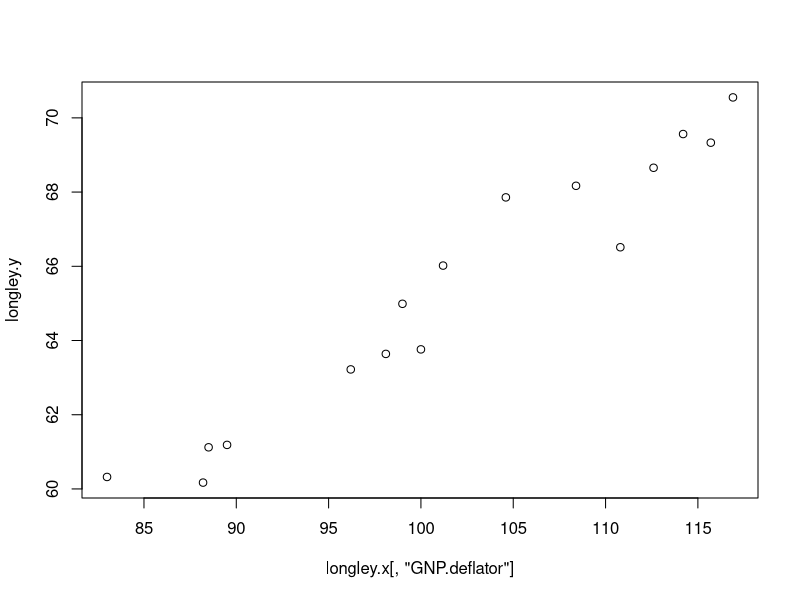
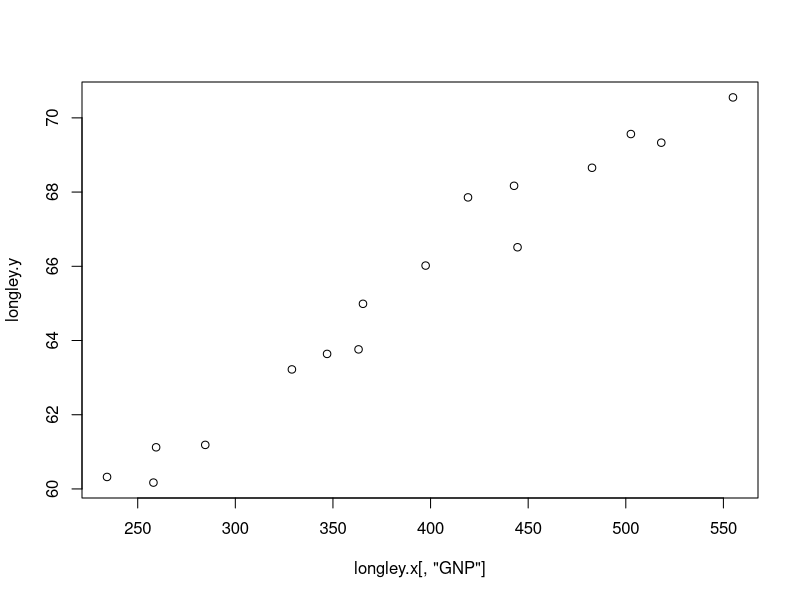
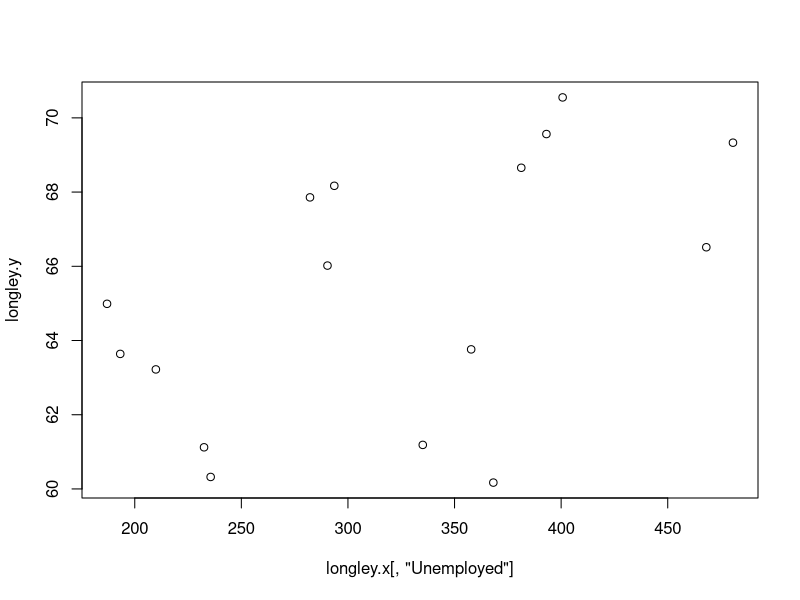
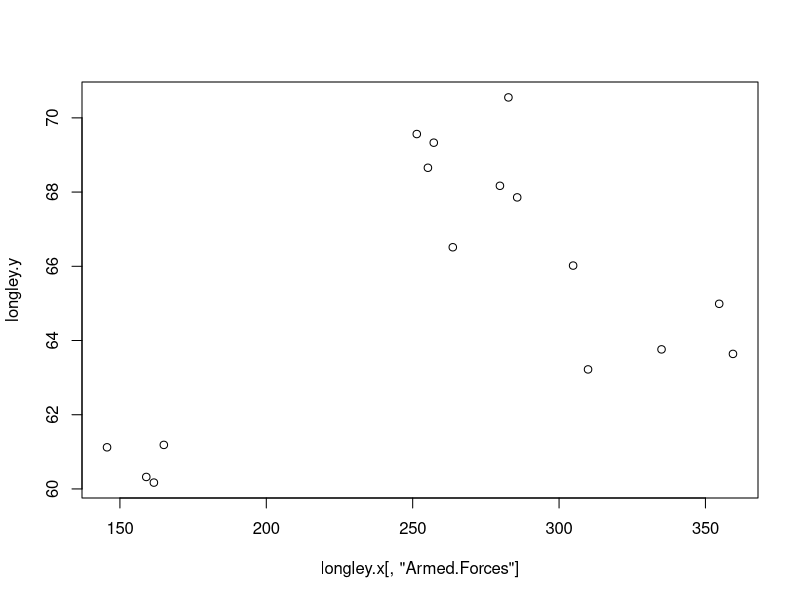
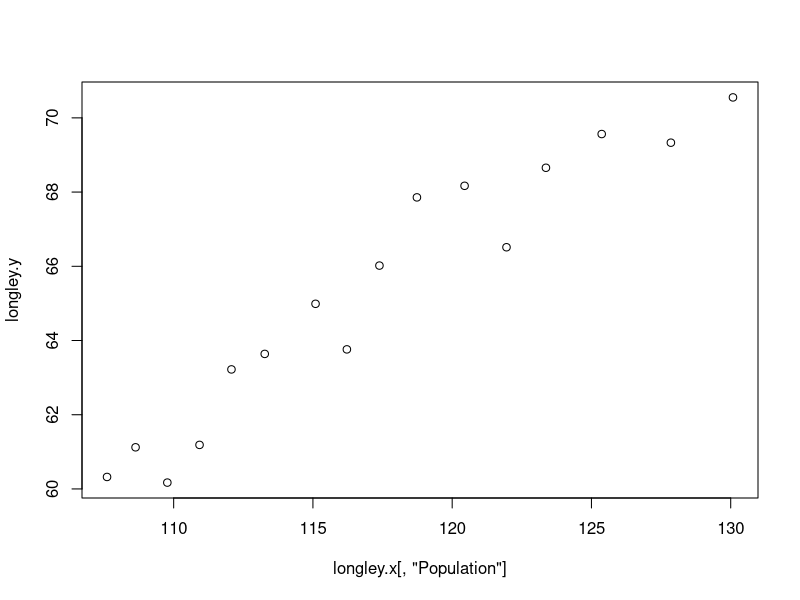
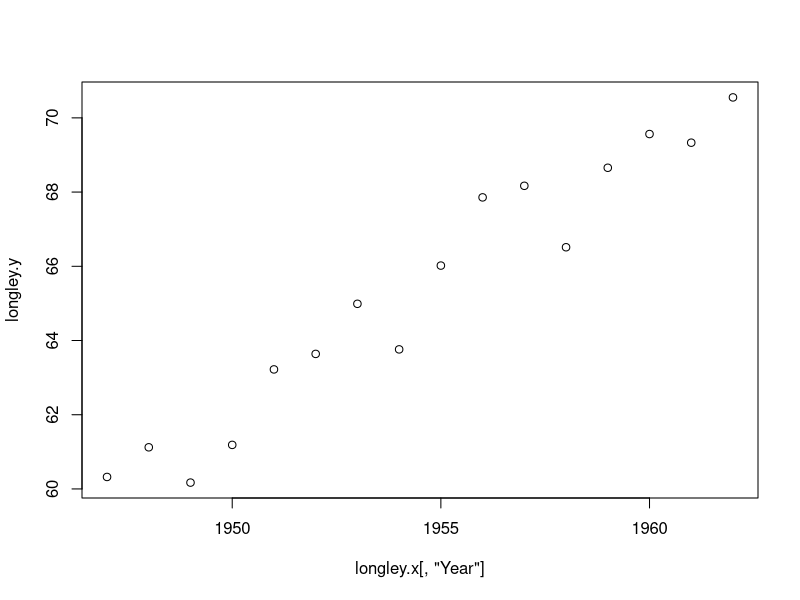

The R script that drew these images, in order:
#Open the Longley data set from the datasets package

require(stats); 
require(tidyverse);
longley.x <- data.matrix(longley[, 1:6])
longley.y <- longley[, "Employed"]

# Plot Employed against each variable 
# and select the 3 variables most correlated to Employed.

## Plot GNP.deflator and Employed
plot(longley.x[,"GNP.deflator"],longley.y)

## Plot GNP and Employed
plot(longley.x[,"GNP"],longley.y)

## Plot Unemployed and Employed
plot(longley.x[,"Unemployed"],longley.y)

## Plot Armed.Forces and Employed
plot(longley.x[,"Armed.Forces"],longley.y)

## Plot Population and Employed
plot(longley.x[,"Population"],longley.y)

## Plot Year and Employed
plot(longley.x[,"Year"],longley.y)


## GNP.deflator, GNP and Population are most correlated

## For each variable selected in number 2, 
## create a regression model for Employed. Select the best model

lm.mod<- lm(longley.y~longley.x[,"GNP.deflator"])
summary(lm.mod)

lm1.mod<- lm(longley.y~longley.x[,"GNP"])
summary(lm1.mod)

lm2.mod<- lm(longley.y~longley.x[,"Population"])
summary(lm2.mod)

## Select GNP as best model based on Least Residual Standard Error

# For the champion model from number 3, create the model matrices.

y<-as.matrix(longley.y)
x<-longley.x[,"GNP"]

# Recalculate the regression parameters 
# and predicted values from the model matrices.
X<-cbind(1,matrix(x))
B<-solve(t(X)%*%X)%*%t(X)%*%y

# 1	51.84358978
# 2	0.03475229

data.00<-as.data.frame(X)
pred<-data.00%>%
  mutate(Predicted=51.84+V2*0.034)
View(pred)
